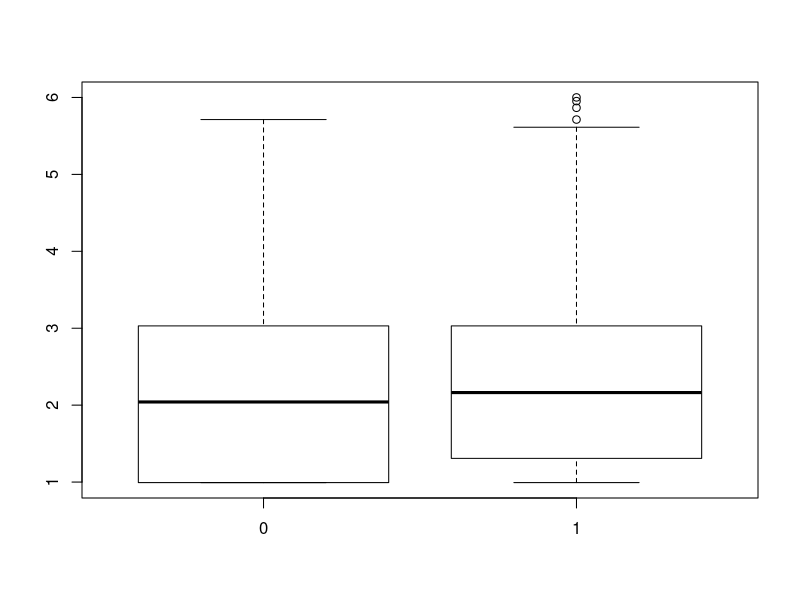
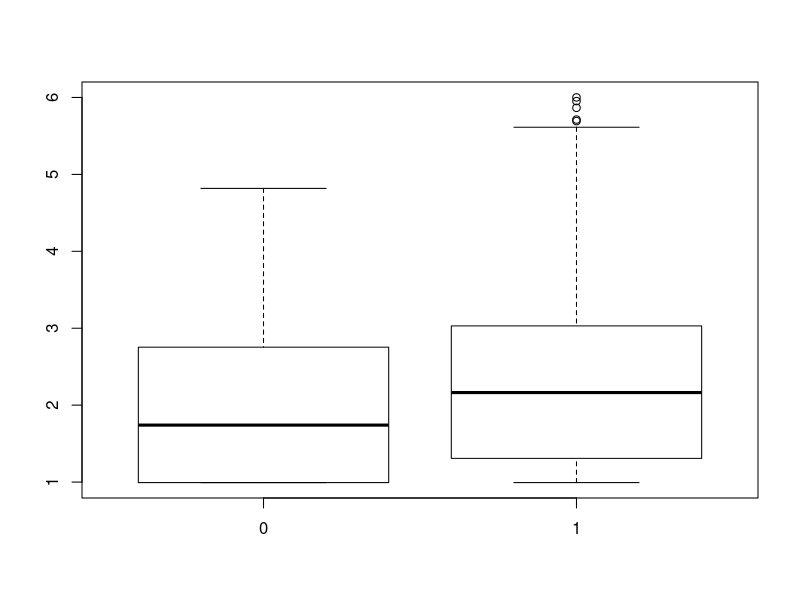
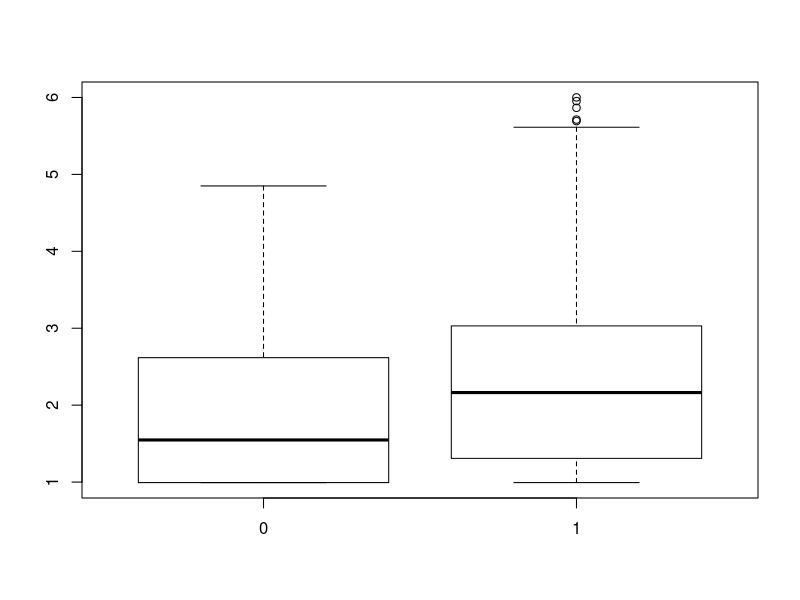
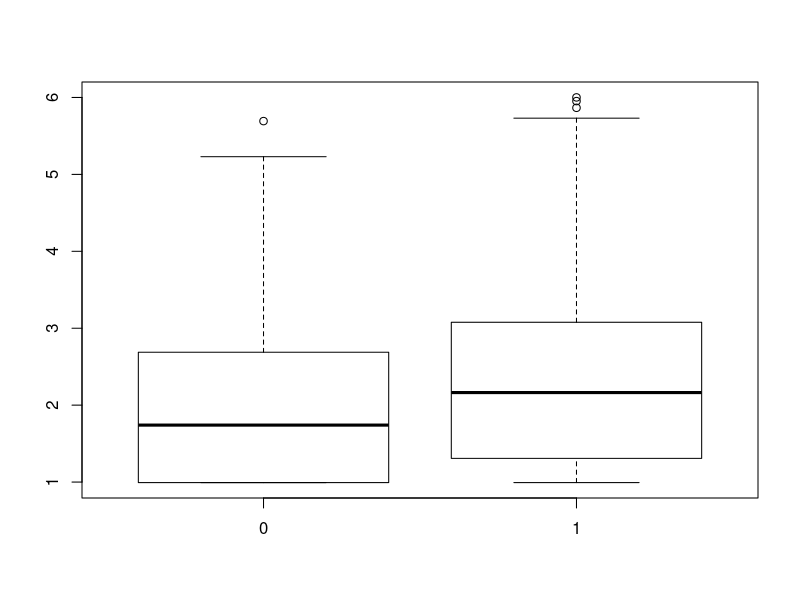
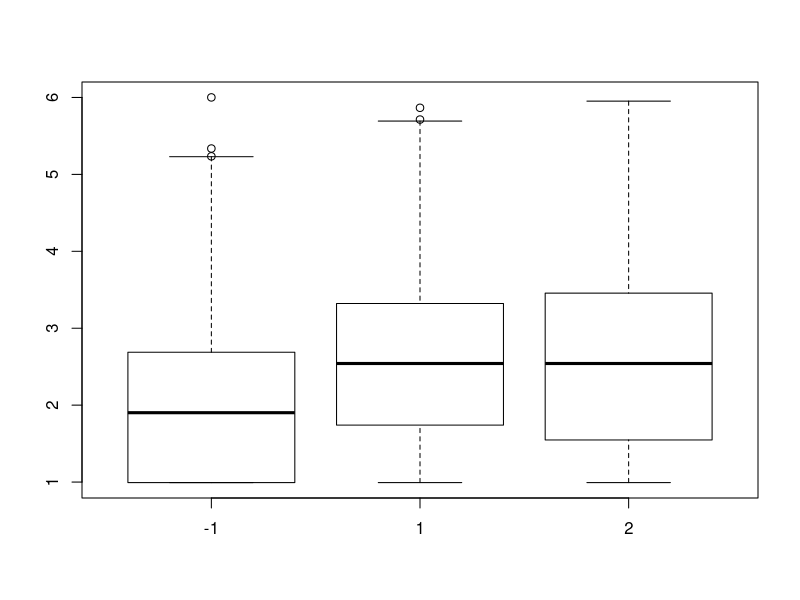
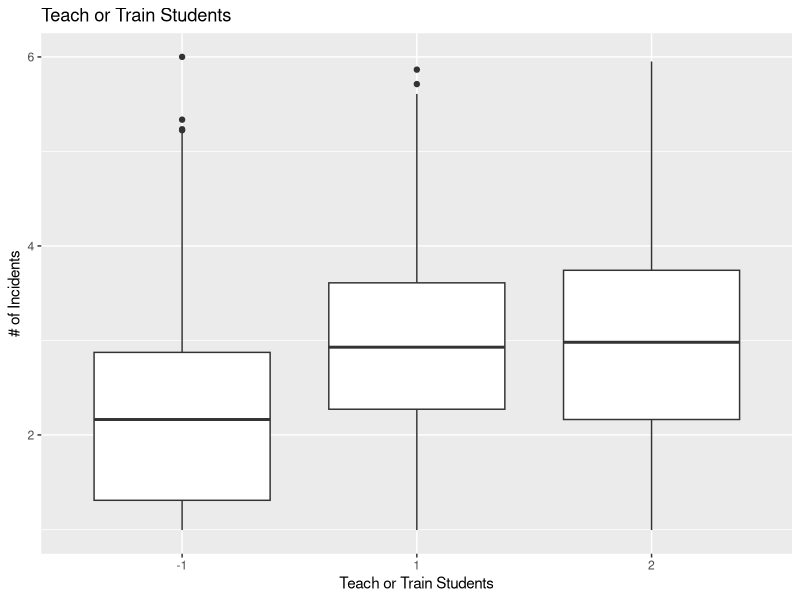

Source code (R) for these figures, in order: (Note: this script raises an error after producing the figures.)
## ---- chunk 1
knitr::opts_chunk$set(echo = TRUE)
library(dplyr)
library(ggplot2)
library(survey)
## ---- chunk 2
school<-read.csv("school.csv", header= TRUE, stringsAsFactors = FALSE)
school$schid
summary(school$c0264)
table(school$c0264)
unique(school$ic0264)



data<-select(school,schid,vioinc08,c0174,c0176,c0178,c0180, c0264, finalwgt,strata)
colnames(data) = c("school_id", "num_vioninc", "prevention_train", "modification", "counseling", "mentor","train_drug","final_wt", "strata")
summary(data$modification)

data$prevention_train[data$prevention_train == 2]<-0
data$modification[data$modification == 2]<-0
data$counseling[data$counseling==2]<-0
data$mentor[data$mentor == 2] <- 0

summary(data)
nrow(data)
head(data)
data$final_wt
range(data$final_wt)
max(data$final_wt)
boxplot(data$final_wt, plot=FALSE)$out
## ---- chunk 3
dstrat <- svydesign(id = ~1, strata = ~strata, weights = ~final_wt, data = data,nest=T)
summary(dstrat)
subdata<-subset(data,strata>200&strata<400)
dstrat2<-svydesign(id = ~1, strata = ~strata, weights = ~final_wt, data = subdata)
data$school_id


## ---- chunk 4
svyboxplot( log(num_vioninc+2.7)~as.factor(prevention_train), dstrat, all.outliers = TRUE)
svyboxplot( log(num_vioninc+2.7)~as.factor(modification), dstrat, all.outliers = TRUE)
svyboxplot(log(num_vioninc+2.7)~as.factor(counseling), dstrat, all.outliers = TRUE)
svyboxplot( log(num_vioninc+2.7)~as.factor(mentor), dstrat, all.outliers = TRUE)
## ---- chunk 5
svyboxplot( log(num_vioninc+2.7)~as.factor(train_drug), dstrat, all.outliers = TRUE)

ggplot(data, aes(x=as.factor(train_drug), y = log(num_vioninc + 2.7))) +
  geom_boxplot() + ggtitle("Teach or Train Students") +
  xlab("Teach or Train Students") + ylab("# of Incidents")
## ---- chunk 6
summary(school)
rep_design <- svrepdesign(variables = school[,-c(201:251)],
                          repweights = school[, 202:251],
                          weights = school[,201],
                          combined.weights = TRUE,
                          type = "other", scale = 1, rscales = 1)
rep_design
?svymean()
svytotal(school$vioinc08, rep_design)
svymean(school$vioinc08, rep_design)
svymean(~interaction(school$vioinc08, ))

which(colnames(school) == "finalwgt")
which(colnames(school) == "repwgt50")
